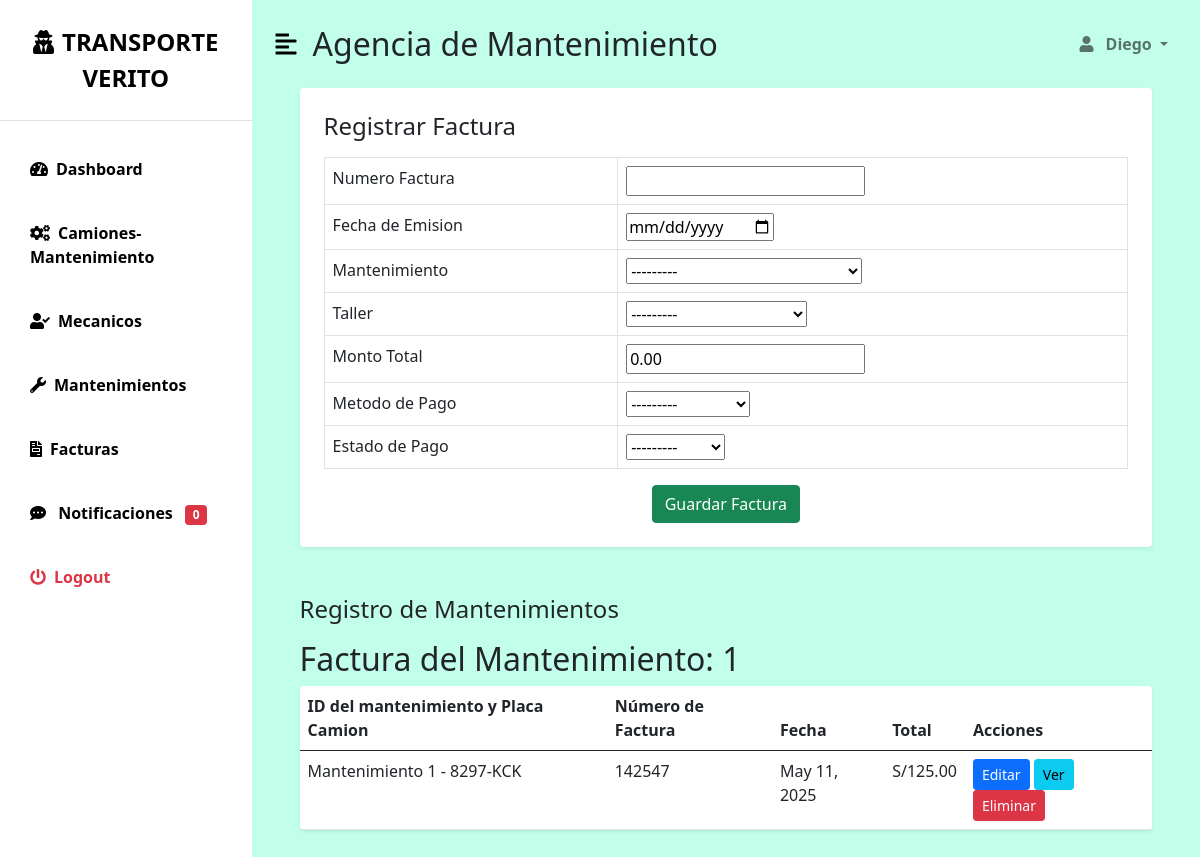
Page /mantenimiento/1/factura/crear/ (signed in) on the committed database.
### myapp/models.py (models this page shows, shortened)
class User(AbstractUser):
    dni = models.CharField(max_length=8, unique=True, verbose_name="DNI")
    phone = models.CharField(max_length=15, blank=True, null=True, verbose_name="Teléfono")
    empresa = models.ForeignKey(Empresa, on_delete=models.CASCADE, verbose_name="Empresa", null=True, blank=True)
    class Meta:
        verbose_name = "Usuario"
        verbose_name_plural = "Usuarios"
    def has_role(self, role_name):
        return self.groups.filter(name=role_name).exists()

class Mantenimiento(models.Model):
    motivo = models.OneToOneField(MotivoMantenimiento, on_delete=models.CASCADE)
    camion = models.ForeignKey(Camion,on_delete=models.CASCADE)
    taller = models.ForeignKey(Mecanico,on_delete=models.CASCADE)
    fecha_mantenimiento = models.DateField()
    tipo_mantenimiento = models.CharField(max_length=50,choices=TIPOS_MANTENIMIENTO)  # Preventivo, Correctivo, etc.
    estado_mantenimiento = models.CharField(max_length=20, choices=ESTADOS_MANTENIMIENTO, default='Pendiente')
    def __str__(self):
        return f'Mantenimiento {self.id} - {self.camion.placa}'

class Factura(models.Model):
    numero_factura = models.CharField(max_length=50, unique=True)
    fecha_emision = models.DateField()
    mantenimiento = models.OneToOneField(Mantenimiento, on_delete=models.SET_NULL,null=True,blank=True)
    taller = models.ForeignKey(Mecanico,on_delete=models.CASCADE)
    monto_total = models.DecimalField(max_digits=10, decimal_places=2, default=Decimal("0.00"))
    metodo_pago = models.CharField(max_length=15,choices=METODO_PAGO)  # Efectivo, Transferencia, etc.
    estado_pago = models.CharField(max_length=15,choices=ESTADO_PAGO)  # Pagado, Pendiente, etc.

class Camion(models.Model):
    foto_camion = models.ImageField(upload_to = 'camiones/')
    placa = models.CharField(max_length=10, unique=True, validators=[RegexValidator(regex=r'^[A-Z0-9-]+$', message="Formato inválido de placa.")])
    marca = models.CharField(max_length=50, choices=MARCAS_CAMIONES)
    modelo = models.CharField(max_length=50)
    year_fabricacion = models.PositiveIntegerField(validators=[MinValueValidator(1900), MaxValueValidator(date.today().year)])
    capacidad_carga = models.DecimalField(max_digits=5, decimal_places=2, default=Decimal("0.00"))
    tipo_camion = models.CharField(max_length=50, choices=TIPOS_CAMION)
    estado_operativo = models.CharField(max_length=25, choices=ESTADO_OPERATIVO_CHOICES, default='Activo')
    fecha_adquisicion = models.DateField(default=date.today)  # Fecha actual por defecto
    propietario_vehiculo = models.CharField(max_length=100, default="Desconocido")
    rendimiento_combustible = models.DecimalField(max_digits=5, decimal_places=2, default=Decimal("0.00"))
    empresa_propietaria = models.ForeignKey(Empresa,on_delete=models.CASCADE,related_name="camiones_empresa")
    notas = models.TextField(null=True, blank=True)

### myapp/views.py (the view)
        def _wrapped_view(request, *args, **kwargs):
            if not request.user.is_authenticated or not request.user.has_role(role_name):
                raise PermissionDenied
            return view_func(request, *args, **kwargs)

### myapp/forms.py
class FacturaForm(forms.ModelForm):
    class Meta:
        model = Factura
        fields = [
            'numero_factura',
            'fecha_emision',
            'mantenimiento',
            'taller',
            'monto_total',
            'metodo_pago',
            'estado_pago',
        ]
        widgets = {
            'fecha_emision': forms.DateInput(attrs={'type': 'date'}),
        }
        labels = {
            'numero_factura': 'Número de factura',
            'fecha_emision': 'Fecha de emisión',
            'mantenimiento': 'Mantenimiento relacionado',
            'taller': 'Taller',
            'monto_total': 'Monto total',
            'metodo_pago': 'Método de pago',
            'estado_pago': 'Estado de pago',
        }

### myapp/context_processors.py (called while the page is built)
def notificaciones(request):
    if request.user.is_authenticated:
        notificaciones_no_leidas = Notificacion.objects.filter(usuario=request.user, leido=False).count()
    else:
        notificaciones_no_leidas = 0
    return {'notificaciones_no_leidas': notificaciones_no_leidas}

### myapp/models.py (called while the page is built)
    def __str__(self):
        return f"{self.nombres} {self.apellidos}"

### myapp/views.py (called while the page is built)
def role_required(role_name):
    def decorator(view_func):
        def _wrapped_view(request, *args, **kwargs):
            if not request.user.is_authenticated or not request.user.has_role(role_name):
                raise PermissionDenied
            return view_func(request, *args, **kwargs)
        return _wrapped_view
    return decorator

### templates/S_MANTENIMIENTO/Factura/GestionFactura.html (shortened to what this page needs)
{% extends 'bases/base_mantenimiento.html' %}  {% block page_title %} Agencia de Mantenimiento
{%endblock %} {% block content %}
<div class="container-fluid px-4">
  <div class="col-12 mb-5">
    <section class="form-container p-4 bg-white rounded shadow-sm">
      <h3 class="fs-4 mb-3">Registrar Factura</h3>
      <form method="post" enctype="multipart/form-data">
        <table class="table table-bordered">
          <tbody>
            <tr>
              <td><label for="id_numero_factura">Numero Factura</label></td>
              <td>{{ form.numero_factura }}</td>
            </tr>
            <tr>
              <td><label for="id_fecha_emision">Fecha de Emision</label></td>
              <td>{{ form.fecha_emision }}</td>
            </tr>
            <tr>
              <td><label for="id_mantenimiento">Mantenimiento</label></td>
              <td>{{ form.mantenimiento }}</td>
            </tr>
            <tr>
              <td><label for="id_taller">Taller</label></td>
              <td>{{ form.taller }}</td>
            </tr>
            <tr>
              <td><label for="id_monto_total">Monto Total</label></td>
              <td>{{ form.monto_total }}</td>
            </tr>
            <tr>
              <td><label for="id_metodo_pago">Metodo de Pago</label></td>
              <td>{{ form.metodo_pago }}</td>
            </tr>
            <tr>
              <td><label for="id_estado_pago">Estado de Pago</label></td>
              <td>{{ form.estado_pago }}</td>
            </tr>
          </tbody>
        </table>
        <div class="text-center mt-3">
          <button type="submit" class="btn btn-success">Guardar Factura</button>
        </div>
      </form>
    </section>
  </div>
  <div class="row my-5">
    <h3 class="fs-4 mb-3">Registro de Mantenimientos</h3>
    <div class="col">
      <table class="table bg-white rounded shadow-sm table-hover">
        <thead>
          <tr>
            <h2>Factura del Mantenimiento: {{ mantenimiento.id }}</h2>
            <th>ID del mantenimiento y Placa Camion</th>
            <th>Número de Factura</th>
            <th>Fecha</th>
            <th>Total</th>
            <th>Acciones</th>
          </tr>
        </thead>
        {% for factura in facturas %}
        <tr>
          <td>{{ factura.mantenimiento }}</td>
          <td>{{ factura.numero_factura }}</td>
          <td>{{ factura.fecha_emision }}</td>
          <td>S/{{ factura.monto_total }}</td>
          <td>
            <a
              href="{% url 'factura_editar' mantenimiento.id factura.id %}"
              class="btn btn-primary btn-sm"
              >Editar</a
            >
            <a
              href="{% url 'factura_detalles' mantenimiento.id factura.id %}"
              class="btn btn-info btn-sm"
              >Ver</a
            >
            <form
              method="POST"
              action="{% url 'factura_eliminar' mantenimiento.id factura.id %}"
              style="display: inline"
            >
              <button
                type="submit"
                class="btn btn-danger btn-sm"
                onclick="return confirm('¿Seguro que deseas eliminar esta factura?');"
              >
                Eliminar
              </button>
            </form>
          </td>
        </tr>
        {% endfor %}
      </table>
    </div>
  </div>
</div>
{%endblock %}

### templates/bases/base_mantenimiento.html (shortened to what this page needs)
<!DOCTYPE html>
<html lang="es">
  <head>
    <link
      href="https://cdn.jsdelivr.net/npm/bootstrap@5.0.0-beta3/dist/css/bootstrap.min.css"
      rel="stylesheet"
    />
    <link
      rel="stylesheet"
      href="https://cdnjs.cloudflare.com/ajax/libs/font-awesome/5.15.3/css/all.min.css"
    />
    {% load static %}
    <link
      rel="stylesheet"
      href="{% static 'css/dashboard.css' %}?v={{ timestamp }}"
    />
  </head>
  <body>
    <div class="d-flex" id="wrapper">
      <div class="bg-white" id="sidebar-wrapper">
        <div
          class="sidebar-heading text-center py-4 primary-text fs-4 fw-bold text-uppercase border-bottom"
        >
          <i class="fas fa-user-secret me-2"></i>TRANSPORTE VERITO
        </div>
        <div class="list-group list-group-flush my-3">
          <a
            href="{% url 'role_page' 'mantenimiento' %}"
            class="list-group-item list-group-item-action bg-transparent second-text active"
          >
            <i class="fas fa-tachometer-alt me-2"></i>Dashboard
          </a>
          <a
            href="{% url 'camiones_en_mantenimiento' %}"
            class="list-group-item list-group-item-action bg-transparent second-text fw-bold"
          >
            <i class="fas fa-cogs me-2"></i>Camiones-Mantenimiento
          </a>
          <a
            href="{%url 'addmecanico'%}"
            class="list-group-item list-group-item-action bg-transparent second-text fw-bold"
            ><i class="fas fa-user-check me-2"></i>Mecanicos</a
          >
          <a
            href="{% url 'listar_mantenimientos' %}"
            class="list-group-item list-group-item-action bg-transparent second-text fw-bold"
          >
            <i class="fas fa-wrench me-2"></i>Mantenimientos
          </a>
          <a
            href="{% url 'lista_facturas' %}"
            class="list-group-item list-group-item-action bg-transparent second-text fw-bold"
          >
            <i class="fas fa-file-invoice me-2"></i>Facturas
          </a>
          <a
            href="{% url 'lista_notificaciones' %}"
            class="list-group-item list-group-item-action bg-transparent second-text fw-bold"
          >
            <i class="fas fa-comment-dots me-2"></i> Notificaciones
            <span class="badge bg-danger ms-2"
              >{{ notificaciones_no_leidas }}</span
            >
          </a>
          <a
            href="{% url 'logout' %}"
            class="list-group-item list-group-item-action bg-transparent text-danger fw-bold"
          >
            <i class="fas fa-power-off me-2"></i>Logout
          </a>
        </div>
      </div>
      <div id="page-content-wrapper">
        <nav
          class="navbar navbar-expand-lg navbar-light bg-transparent py-4 px-4"
        >
          <div class="d-flex align-items-center">
            <i
              class="fas fa-align-left primary-text fs-4 me-3"
              id="menu-toggle"
            ></i>
            <h2 class="fs-2 m-0">
              {% block page_title %}Panel de Control{% endblock %}
            </h2>
          </div>
          <div class="collapse navbar-collapse" id="navbarSupportedContent">
            <ul class="navbar-nav ms-auto mb-2 mb-lg-0">
              <li class="nav-item dropdown">
                <a
                  class="nav-link dropdown-toggle second-text fw-bold"
                  href="#"
                  id="navbarDropdown"
                  role="button"
                  data-bs-toggle="dropdown"
                  aria-expanded="false"
                >
                  <i class="fas fa-user me-2"></i> {{ user.username }}
                </a>
              </li>
            </ul>
          </div>
        </nav>
        <div class="container-fluid px-4">
          {% block content %} {% endblock %}
        </div>
      </div>
    </div>
  </body>
</html>

### static/css/dashboard.css (style rules this page uses)
:root { --main-bg-color: #d2ffde!important; --main-text-color: #000000; --second-text-color: #000000; --second-bg-color: #030303; }
.primary-text { color: var(--main-text-color); }
.second-text { color: var(--second-text-color); }
#wrapper { overflow-x: hidden; background-color: #c2ffeb!important; }
#sidebar-wrapper { min-height: 100vh; margin-left: -15rem; -webkit-transition: margin 0.25s ease-out; -moz-transition: margin 0.25s ease-out; -o-transition: margin 0.25s ease-out; transition: margin 0.25s ease-out; }
#sidebar-wrapper .sidebar-heading { padding: 0.875rem 1.25rem; font-size: 1.2rem; }
#sidebar-wrapper .list-group { width: 15rem; }
#page-content-wrapper { min-width: 100vw; }
#menu-toggle { cursor: pointer; }
.list-group-item { border: none; padding: 20px 30px; }
.list-group-item.active { background-color: transparent; color: var(--main-text-color); font-weight: bold; border: none; }
@media (min-width: 768px) { #sidebar-wrapper { margin-left: 0; } }
@media (min-width: 768px) { #page-content-wrapper { min-width: 0; width: 100%; } }

### rows in the picture
User: username "Diego"
Mantenimiento: id "1"
Factura: mantenimiento "Mantenimiento 1 - 8297-KCK", numero_factura "142547", fecha_emision "May 11, 2025", monto_total "125.00"

### other values in the picture
{{ notificaciones_no_leidas }} "0"
